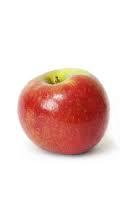
%> input picture images/apple.jpg, 120 x 210 px
$ octave 09_Pyramid_Blending.m   (GNU Octave 9; MATLAB toolbox functions it lacks are replaced by stand-ins)
%> lines starting %> are read from the running program, lines starting %| are printed output that depends on the picture
### EXPAND_2D.m
function J = EXPAND_2D(I)
	%Step 1. Create 1D Gaussian Mask
	a=0.375;
	g = [0.25-0.5*a,0.25,a,0.25,0.25-0.5*a];

	%Step 2. Apply 1D Convolution Mask for each col
	Row = size(I,1);
	Col = size(I,2);
	J1 = zeros(Row*2,Col);
	for i=1 : Col
		A = EXPAND(I(:,i)',g);
		J1(:,i) = A';
	end

	%Step 3. Apply 1D Convolution Mask for each row
	J = zeros(Row*2,Col*2);
	for i=1 : Row*2
		J(i,:) = EXPAND(J1(i,:),g);
	end

	%convert double to uint8
	J = uint8(J);
endfunction

### EXPAND.m
function R = EXPAND(I,W)
	expand_size = size(I,2)*2;
	R = zeros(1,expand_size);
	for i = 1: expand_size
		%R(i) = W(1)*I((i-1)/2) + W(3)*I((i+1)/2)+ W(5)*I((i+3)/2)
		%R(i) =  W(2)*I(i/2) + W(4)*I((i+2)/2)
		if mod(i,2)==0
			for m=1:2
				try
					R(i) += W(2*m)*I((i+2*m-2)/2);
				catch
					%DO Nothing
				end_try_catch
			end
		else
			for m=1:3
				try
					R(i) += W(2*m-1)*I((i+2*m-3)/2);
				catch
					%DO Nothing
				end_try_catch
      end
		end
		R(i) = 2*uint8(R(i));
	end
endfunction

### 09_Pyramid_Blending.m
clear

%Package
pkg load image;

%Read Image
Ia = imread("images/apple.jpg");
%> Ia is the input picture: size 210x120x3 uint8; mean R, G, B 236.9, 211.8, 207.5
Ib = imread("images/orange.jpg");
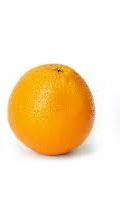
%> input picture images/orange.jpg, 120 x 210 px
%> Ib is the input picture: size 210x120x3 uint8; mean R, G, B 249.4, 228.2, 194.2

%convert RGB to grayscale
IGa = rgb2gray(Ia);
IGb = rgb2gray(Ib);

%Direct Blending
Fullsize = size(Ia,2);
%> Fullsize = 120
Halfsize = round(Fullsize/2);
%> Halfsize = 60
Md = [Ib(:,1:Halfsize), Ia(:,Halfsize+1:Fullsize)];
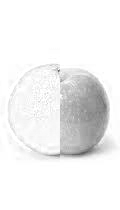
%> Md: size 210x120 uint8; min 95, max 255, mean 240.6

%Pad Data to make image divisible by 8
Row = size(IGa,1);
%> Row = 210
Col = size(IGa,2);
%> Col = 120
Row_extra = mod(8-mod(Row,8),8);
%> Row_extra = 6
Col_extra = mod(8-mod(Col,8),8);
%> Col_extra = 0
%append extra row x col to the image
for i = 1:Col_extra
	IGa = [IGa, IGa(:,Col)];
end
TMP = [];
for i = 1:Row_extra
	TMP = [TMP; IGa(Row,:)];
end
IGa = [IGa ; TMP];
%> IGa: size 216x120 uint8

Row = size(IGb,1);
Col = size(IGb,2);
Row_extra = mod(8-mod(Row,8),8);
Col_extra = mod(8-mod(Col,8),8);
%append extra row x col to the image
for i = 1:Col_extra
	IGb = [IGb, IGb(:,Col)];
end
TMP = [];
for i = 1:Row_extra
	TMP = [TMP; IGb(Row,:)];
end
IGb = [IGb ; TMP];
%> IGb: size 216x120 uint8

%Builtin Method Gaussian Pyramid
g1a = impyramid(IGa,'reduce');
g1b = impyramid(IGb,'reduce');
g2a = impyramid(g1a,'reduce');
g2b = impyramid(g1b,'reduce');
g3a = impyramid(g2a,'reduce');
g3b = impyramid(g2b,'reduce');

%Laplacian Pyramid
%Level 1
L1a = IGa - EXPAND_2D(g1a);
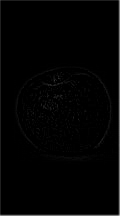
%> L1a: size 216x120 uint8; min 0, max 191, mean 3.2
L1b = IGb - EXPAND_2D(g1b);
%Level 2
L2a = g1a - EXPAND_2D(g2a);
L2b = g1b - EXPAND_2D(g2b);
%> after the loop in EXPAND_2D (call 4), `for i=1 : Row*2`:
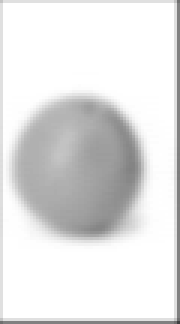
%> J: size 108x60 double (shown 3 times larger); min 64, max 255, mean 226.8
%Level 3
L3a = g2a - EXPAND_2D(g3a);
L3b = g2b - EXPAND_2D(g3b);
%Level 4
L4a = g3a;
L4b = g3b;

%combine L1a and L1b vertically
Fullsize=size(L1a,2);
Halfsize=round(Fullsize/2);
L1 = [L1b(:,1:Halfsize),L1a(:,Halfsize+1:Fullsize)];

%combine L2a and L2b vertically
Fullsize=size(L2a,2);
%> Fullsize = 60
Halfsize=round(Fullsize/2);
%> Halfsize = 30
L2 = [L2b(:,1:Halfsize),L2a(:,Halfsize+1:Fullsize)];

%combine L3a and L3b vertically
Fullsize=size(L3a,2);
%> Fullsize = 30
Halfsize=round(Fullsize/2);
%> Halfsize = 15
L3 = [L3b(:,1:Halfsize),L3a(:,Halfsize+1:Fullsize)];

%combine L4a and L4b vertically
Fullsize=size(L4a,2);
%> Fullsize = 15
Halfsize=round(Fullsize/2);
%> Halfsize = 8
L4 = [L4b(:,1:Halfsize),L4a(:,Halfsize+1:Fullsize)];

%Decoding Laplacian Pyramid
g4 = L4;
g3 = EXPAND_2D(g4) + L3;
g2 = EXPAND_2D(g3) + L2;
g1 = EXPAND_2D(g2) + L1;
%> after the loop in EXPAND_2D (call 9), `for i=1 : Col`:
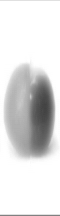
%> J1: size 216x60 double; min 66, max 255, mean 222.9
%> after the loop in EXPAND_2D (call 9), `for i=1 : Row*2`:
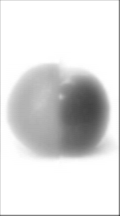
%> J: size 216x120 double; min 64, max 255, mean 221.4
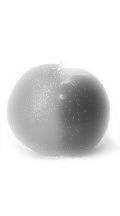
%> g1: size 216x120 uint8; min 66, max 255, mean 224.5

%Plot
subplot(3,2,1);
imshow(IGa);
title('Original Grayscale Image - 1');

subplot(3,2,2);
imshow(IGb);
title('Original Grayscale Image - 2');

subplot(3,2,3);
imshow(L1a);
title('Laplacian Pyramid Difference Image 1');

subplot(3,2,4);
imshow(L1b);
title('Laplacian Pyramid Difference Image 2');

subplot(3,2,5);
imshow(Md);
title('Direct Blending Image 1 and 2');

subplot(3,2,6);
imshow(g1);
title('Laplacian Pyramid Blending Image 1 and 2');


pause;
